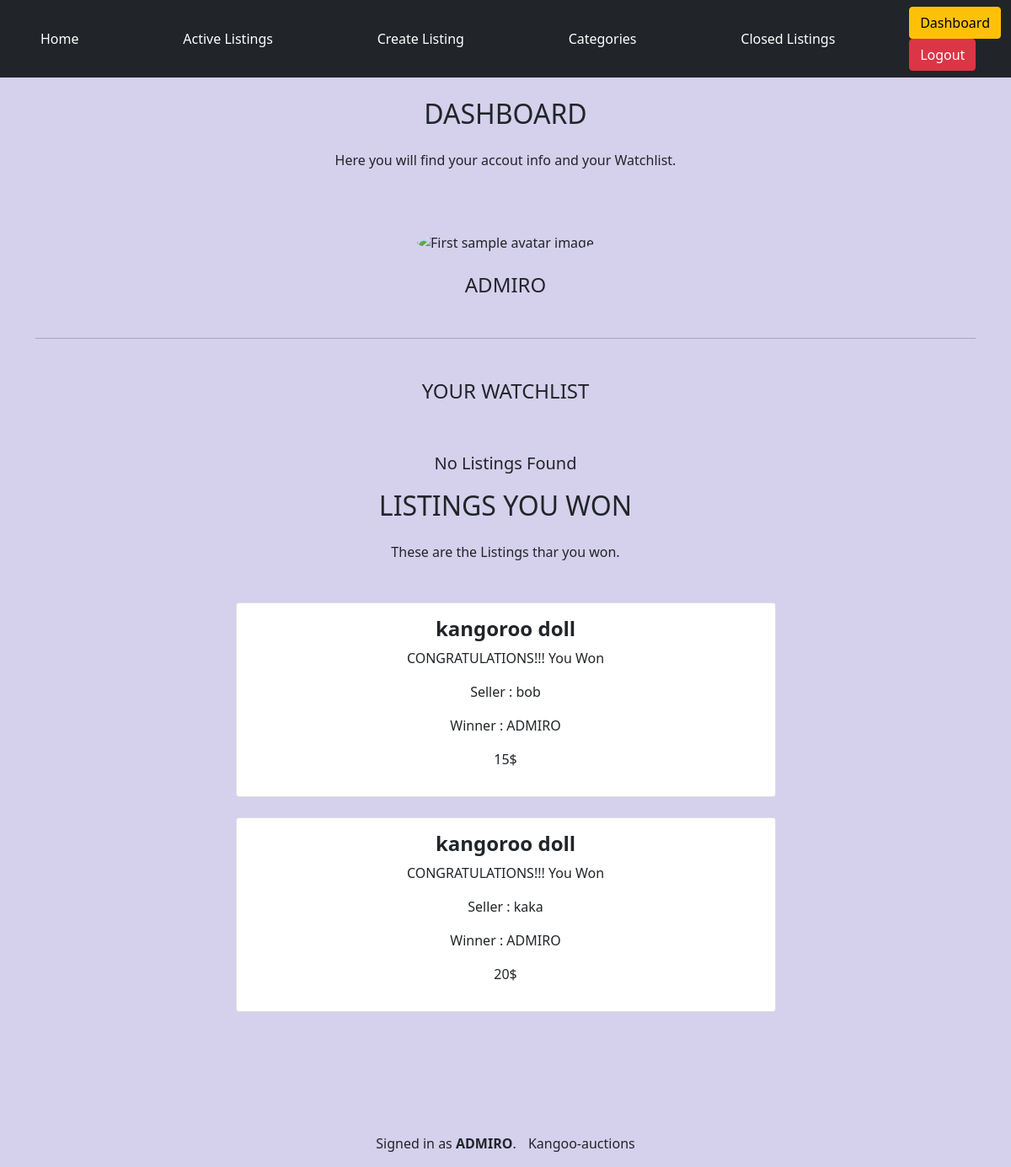
The app's page /dashboard (signed in) with its own data.
### auctions/models.py (models this page shows)
class User(AbstractUser):
    pass

class Winner(models.Model):
    owner = models.CharField(max_length=64)
    winner = models.CharField(max_length=64)
    listingid = models.IntegerField()
    winprice = models.IntegerField()
    title = models.CharField(max_length=64, null=True)

### auctions/views.py (the view)
# urls.py: path("dashboard", views.dashboard, name="dashboard"),
@login_required(login_url='/login')
def dashboard(request):
    winners = Winner.objects.filter(winner=request.user.username)
    lst = Watchlist.objects.filter(user=request.user.username)
    present = False
    prodlst = []
    i = 0
    if lst:
        present = True
        for item in lst:
            product = Listing.objects.get(id=item.listingid)
            prodlst.append(product)
    print(prodlst)
    return render(request, "auctions/dashboard.html", {
        "product_list": prodlst,
        "present": present,
        "products": winners
    })

### auctions/templates/auctions/dashboard.html (shortened to what this page needs)
{% extends "auctions/layout.html" %}
{% block body %}
    <div class="jumbotron text-center">
        <h2 class="card-title h2">DASHBOARD</h2>
        <p class="blue-text my-4 font-weight-bold">Here you will find your accout info and your Watchlist.</p>
        <div class="row d-flex justify-content-center">
            <div class="col-xl-7 pb-2">
                <div class="container mt-5">
                    <section class="text-center dark-grey-text">
                        <div class="wrapper-carousel-fix">
                            <div id="carousel-example-1" class="carousel no-flex testimonial-carousel slide carousel-fade" data-ride="carousel"
                                data-interval="false">
                                <div class="carousel-inner" role="listbox">
                                    <div class="carousel-item active">
                                        <div class="testimonial">
                                            <div class="avatar mx-auto mb-4">
                                                <img src="https://cdn.onlinewebfonts.com/svg/img_227643.png" style="width: 50%;" class="rounded-circle img-fluid"
                                                alt="First sample avatar image">
                                            </div>
                                            <h4 class="font-weight-bold">{{request.user.username}}</h4>
                                        </div>
                                    </div>
                                </div>
                            </div>
                        </div>
                    </section>
                </div>
            </div>
        </div>
        <hr class="my-4">
        <br>
        <h4 class="card-title">YOUR WATCHLIST</h4>
        {% if present %}
            {% for item in product_list %}
                <br> <br>
                <div class="card text-left">
                    <a href="{% url 'viewlisting' item.id %}"><h5 class="card-header h5">{{item.title}}</h5></a>
                    <div class="card-body">
                        <h5 class="card-title">Seller : {{item.seller}}</h5>
                        <p class="lead">Price : {{item.starting_bid}}</p>
                        <p class="card-text">{{item.created_at}}</p>
                    </div>
                </div>
            {% endfor %}
        {% else %}
            <div class="text-center">
                <br> <br>
                <p class="lead">No Listings Found</p>
            </div>
        {% endif %}
    </div>
    <div class="jumbotron text-center">
        <h2 class="card-title h2">LISTINGS YOU WON</h2>
        <p class="black-text my-4 font-weight-bold">These are the Listings thar you won.</p>
        <div class="row d-flex justify-content-center">
            <div class="col-xl-7 pb-2">
                {% if not products %}
                    <br>
                    <h3>You did not win any Listings</h3>
                {% else %}
                    {% for product in products %}
                        <br>
                        <div class="card card-cascade" >
                            <div class="card-body card-body-cascade text-center">
                                <h4 class="card-title"><strong>{{product.title}}</strong></h4>
                                <p class="font-weight-bold">CONGRATULATIONS!!! You Won <br> </p>
                                <p class="font-weight-bold">Seller : {{product.owner}} <br> </p>
                                <p class="font-weight-bold">Winner : {{product.winner}} <br> </p>
                                <p class="font-weight-bold">{{product.winprice}}$ <br> </p>
                            </div>
                        </div>
                    {% endfor %}
                {% endif %}
            </div>
        </div>
    </div>
{% endblock %}

### auctions/templates/auctions/layout.html (shortened to what this page needs)
{% load static %}
<!DOCTYPE html>
<html lang="en">
    <head>
        <link href="https://cdn.jsdelivr.net/npm/bootstrap@5.1.3/dist/css/bootstrap.min.css" rel="stylesheet">
    <body>
      <nav class="navbar navbar-dark bg-dark" >
       <div class="container-fluid">
        <li class="nav-item ">
                        <a class="btn btn-dark" href="{% url 'index' %}">Home
                        </a>
                    </li>
                    {% if user.is_authenticated %}
                        <li class="nav-item">
                            <a class="btn btn-dark"  href="{% url 'activelisting' %}">Active Listings</a>
                        </li>
                        <li class="nav-item">
                            <a class="btn btn-dark" href="{% url 'createlisting' %}">Create Listing</a>
                        </li>
                        <li class="nav-item">
                            <a class="btn btn-dark" href="{% url 'categories' %}">Categories</a>
                        </li>
                        <li class="nav-item">
                            <a class="btn btn-dark" href="{% url 'closedlisting' %}">Closed Listings</a>
                        </li>
                    {% endif %}
                    <ul class="navbar-nav mr-auto">
                        {% if user.is_authenticated %}
                            <li class="nav-item">
                                <a class="btn btn-warning" href="{% url 'dashboard' %}">Dashboard</a>
                            </li>
                            <li class="nav-item">
                                <a class="btn btn-danger" href="{% url 'logout' %}">Logout</a>
                            </li>
                        {% endif %}
                      </div>
        </nav>
   <br>
       <div class="container">
          {% block body %}{% endblock body %}
        </div>
<br> <br> <br> <br> <br>
     <div class="footer-copyright text-center py-3"> Signed in as <strong>{{ user.username }}</strong>. <i class="fa fa-heart" style="color: red; padding: 0 5px;" aria-hidden="true"></i>
            Kangoo-auctions </a>
            </div>
    </body>
     </html>

### auctions/templates/auctions/layout.html (style rules this page uses)
body { background-color: rgb(213, 208, 236); }

### records on screen
User: user.username "ADMIRO", username "ADMIRO"
Winner: title "kangoroo doll", owner "bob", winner "ADMIRO", winprice "15"
Winner: title "kangoroo doll", owner "kaka", winner "ADMIRO", winprice "20"
